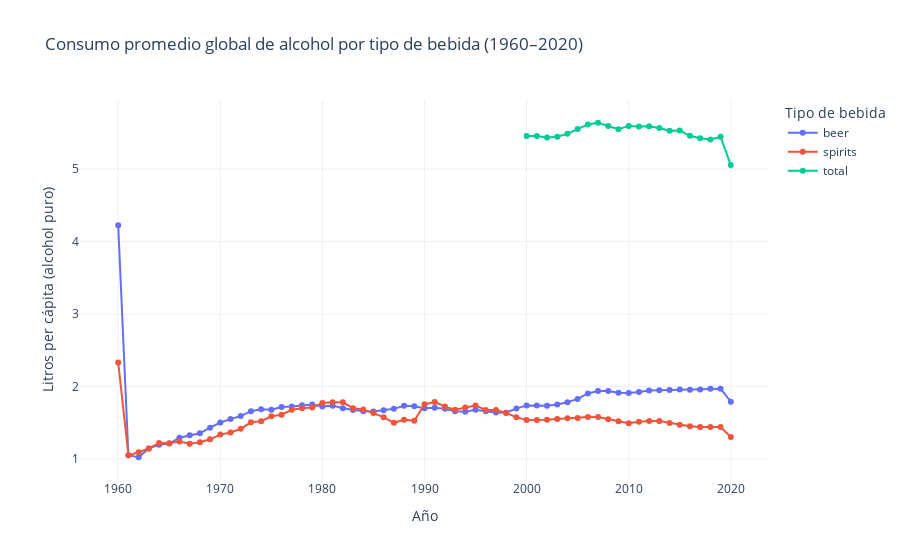

Here is the notebook cell this chart was saved with:
### Markdown cell above
## 📈 Tendencia global por tipo de bebida (1960–2020)

Analizamos cómo ha evolucionado el consumo promedio global de alcohol per cápita
según el tipo de bebida.

### Code cell
trend_df = (
    df.group_by(["year", "beverage_type"])
      .agg(pl.mean("litres_per_capita").alias("avg_litres_per_capita"))
      .sort(["year", "beverage_type"])
)

fig = px.line(
    trend_df.to_pandas(),
    x="year",
    y="avg_litres_per_capita",
    color="beverage_type",
    title="Consumo promedio global de alcohol por tipo de bebida (1960–2020)",
    labels={
        "year": "Año",
        "avg_litres_per_capita": "Litros per cápita (alcohol puro)",
        "beverage_type": "Tipo de bebida"
    },
    markers=True
)
fig.update_layout(template="plotly_white", hovermode="x unified")
fig.show()

### Figure 1 — Plotly figure (JSON) as saved in the notebook; plotly's stock layout.template omitted (floating-point values rounded to 4 significant figures)
{"data": [{"hovertemplate": "Tipo de bebida=beer<br>Año=%{x}<br>Litros per cápita (alcohol puro)=%{y}<extra></extra>", "legendgroup": "beer", "line": {"color": "#636efa", "dash": "solid"}, "marker": {"symbol": "circle"}, "mode": "lines+markers", "name": "beer", "orientation": "v", "showlegend": true, "type": "scatter", "x": [1960, 1961, 1962, 1963, 1964, 1965, 1966, 1967, 1968, 1969, 1970, 1971, 1972, 1973, 1974, 1975, 1976, 1977, 1978, 1979, 1980, 1981, 1982, 1983, 1984, 1985, 1986, 1987, 1988, 1989, 1990, 1991, 1992, 1993, 1994, 1995, 1996, 1997, 1998, 1999, 2000, 2001, 2002, 2003, 2004, 2005, 2006, 2007, 2008, 2009, 2010, 2011, 2012, 2013, 2014, 2015, 2016, 2017, 2018, 2019, 2020], "xaxis": "x", "y": [4.225, 1.049, 1.022, 1.144, 1.194, 1.21, 1.292, 1.327, 1.353, 1.429, 1.501, 1.549, 1.591, 1.658, 1.684, 1.679, 1.714, 1.723, 1.741, 1.751, 1.722, 1.734, 1.699, 1.675, 1.657, 1.654, 1.671, 1.69, 1.732, 1.725, 1.698, 1.705, 1.692, 1.658, 1.651, 1.679, 1.658, 1.639, 1.636, 1.696, 1.736, 1.736, 1.734, 1.749, 1.781, 1.827, 1.903, 1.937, 1.936, 1.911, 1.909, 1.922, 1.943, 1.948, 1.952, 1.958, 1.955, 1.958, 1.968, 1.968, 1.788], "yaxis": "y"}, {"hovertemplate": "Tipo de bebida=spirits<br>Año=%{x}<br>Litros per cápita (alcohol puro)=%{y}<extra></extra>", "legendgroup": "spirits", "line": {"color": "#EF553B", "dash": "solid"}, "marker": {"symbol": "circle"}, "mode": "lines+markers", "name": "spirits", "orientation": "v", "showlegend": true, "type": "scatter", "x": [1960, 1961, 1962, 1963, 1964, 1965, 1966, 1967, 1968, 1969, 1970, 1971, 1972, 1973, 1974, 1975, 1976, 1977, 1978, 1979, 1980, 1981, 1982, 1983, 1984, 1985, 1986, 1987, 1988, 1989, 1990, 1991, 1992, 1993, 1994, 1995, 1996, 1997, 1998, 1999, 2000, 2001, 2002, 2003, 2004, 2005, 2006, 2007, 2008, 2009, 2010, 2011, 2012, 2013, 2014, 2015, 2016, 2017, 2018, 2019, 2020], "xaxis": "x", "y": [2.33, 1.049, 1.091, 1.143, 1.218, 1.215, 1.24, 1.21, 1.228, 1.269, 1.334, 1.363, 1.415, 1.504, 1.519, 1.588, 1.609, 1.677, 1.7, 1.708, 1.771, 1.783, 1.782, 1.699, 1.682, 1.634, 1.575, 1.497, 1.538, 1.526, 1.753, 1.786, 1.721, 1.677, 1.71, 1.735, 1.675, 1.674, 1.632, 1.575, 1.535, 1.535, 1.541, 1.549, 1.56, 1.564, 1.576, 1.577, 1.547, 1.518, 1.49, 1.511, 1.522, 1.522, 1.496, 1.471, 1.45, 1.44, 1.44, 1.44, 1.301], "yaxis": "y"}, {"hovertemplate": "Tipo de bebida=total<br>Año=%{x}<br>Litros per cápita (alcohol puro)=%{y}<extra></extra>", "legendgroup": "total", "line": {"color": "#00cc96", "dash": "solid"}, "marker": {"symbol": "circle"}, "mode": "lines+markers", "name": "total", "orientation": "v", "showlegend": true, "type": "scatter", "x": [2000, 2001, 2002, 2003, 2004, 2005, 2006, 2007, 2008, 2009, 2010, 2011, 2012, 2013, 2014, 2015, 2016, 2017, 2018, 2019, 2020], "xaxis": "x", "y": [5.458, 5.457, 5.438, 5.448, 5.489, 5.554, 5.618, 5.641, 5.596, 5.552, 5.597, 5.589, 5.591, 5.567, 5.53, 5.535, 5.461, 5.428, 5.409, 5.446, 5.056], "yaxis": "y"}], "layout": {"hovermode": "x unified", "legend": {"title": {"text": "Tipo de bebida"}, "tracegroupgap": 0}, "title": {"text": "Consumo promedio global de alcohol por tipo de bebida (1960–2020)"}, "xaxis": {"anchor": "y", "domain": [0, 1], "title": {"text": "Año"}}, "yaxis": {"anchor": "x", "domain": [0, 1], "title": {"text": "Litros per cápita (alcohol puro)"}}}}
